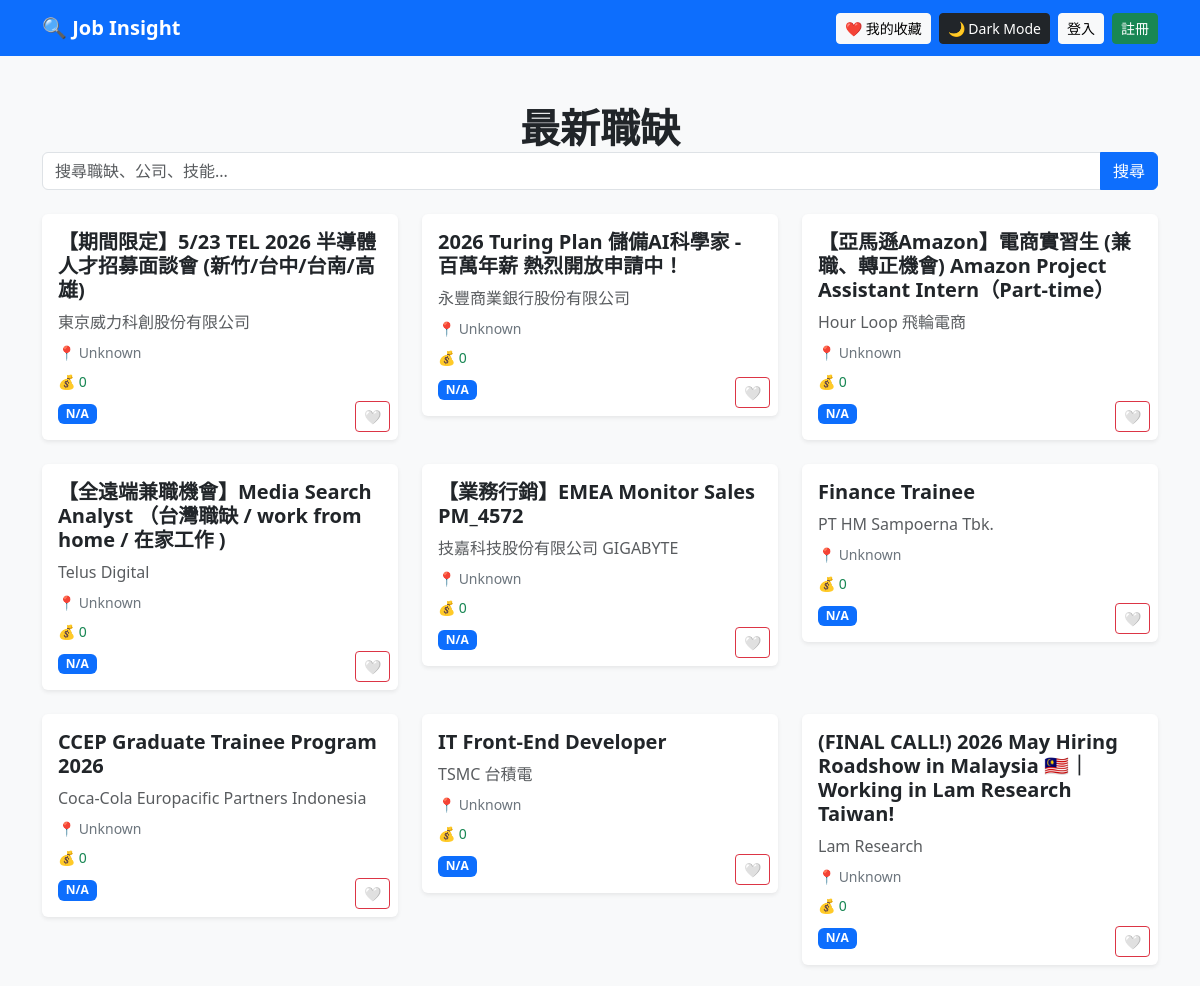
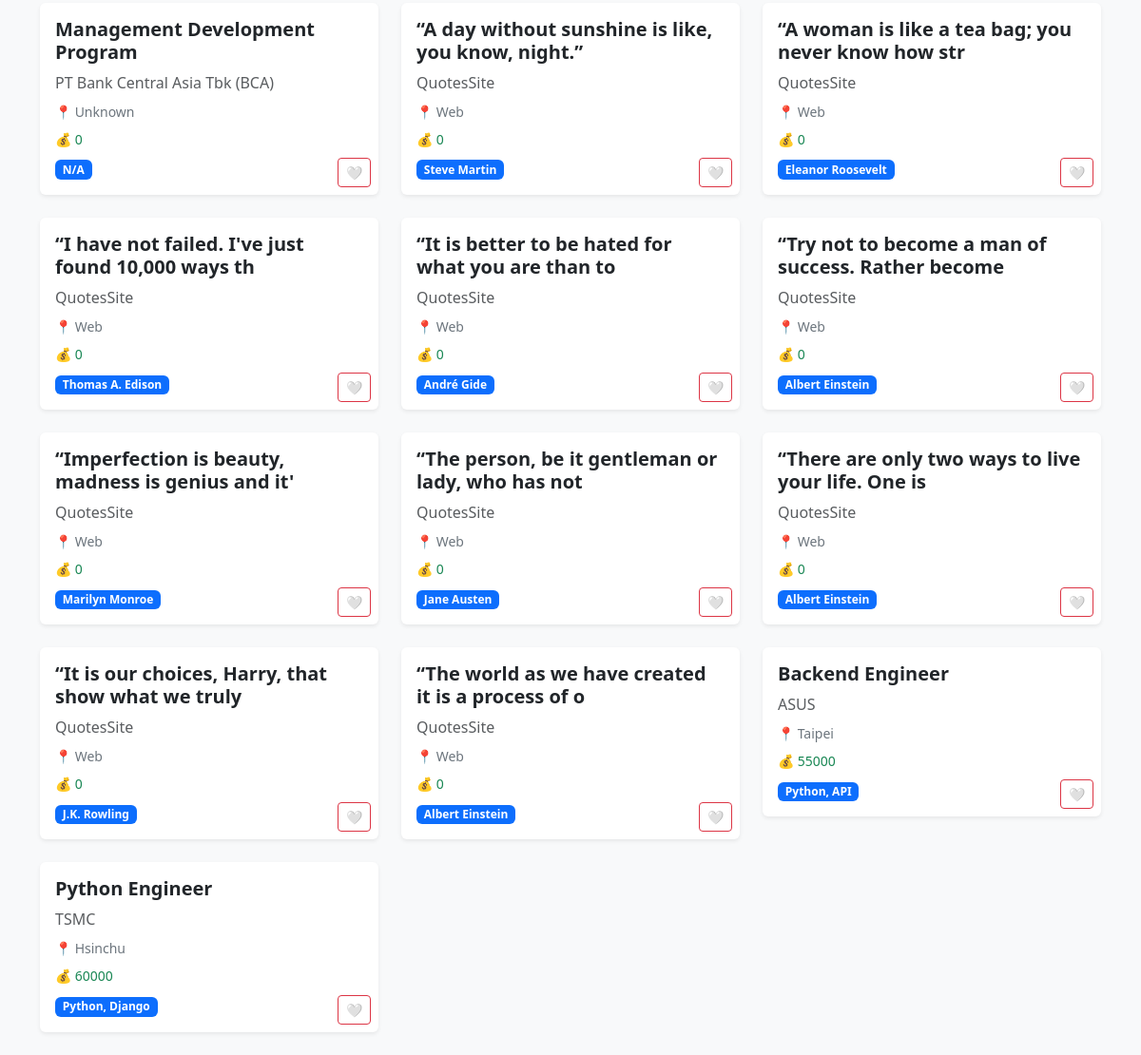
The page / on the database its author committed (2 pictures, top to bottom).
### jobs/models.py (models this page shows)
class Job(models.Model):
    title = models.CharField(max_length=200)
    company = models.CharField(max_length=200)
    salary = models.CharField(max_length=200)
    location = models.CharField(max_length=200)
    skill = models.CharField(max_length=200)

### jobs/views.py (the view, shortened to what this page needs)
# urls.py: 2. Add a URL to urlpatterns:  path('', views.home, name='home')
def home(request):
    query = request.GET.get('q')
    jobs = Job.objects.all().order_by('-id')
    favorite_ids = []
    favorite_count = 0
    return render(request, 'jobs/home.html', {
        'jobs': jobs,
        'favorite_ids': favorite_ids,
        'favorite_count': favorite_count
    })

### jobs/templates/jobs/home.html (shortened to what this page needs)
<!DOCTYPE html>
<html lang="en">
<head>
    <link href="https://cdn.jsdelivr.net/npm/bootstrap@5.3.7/dist/css/bootstrap.min.css" rel="stylesheet">
</head>
<body id="pageBody" class="bg-light">
    <nav class="navbar navbar-expand-lg navbar-dark bg-primary">
        <div class="container">
            <a class="navbar-brand fw-bold" href="/">
                🔍 Job Insight
            </a>
            <div class="d-flex align-items-center gap-2">
                <a href="/favorites/" class="btn btn-light btn-sm">
                    ❤️ 我的收藏
                </a>
                <button id="themeButton" class="btn btn-dark btn-sm" onclick="toggleDarkMode()">
                    🌙 Dark Mode
                </button>
                {% if user.is_authenticated %}
                <span class="text-white">
                    👋 {{ user.username }}
                </span>
                <a href="/logout/" class="btn btn-warning btn-sm">
                    登出
                </a>
                {% else %}
                <a href="/login/" class="btn btn-light btn-sm">
                    登入
                </a>
                <a href="/register/" class="btn btn-success btn-sm">
                    註冊
                </a>
                {% endif %}
            </div>
        </div>
    </nav>
    <div class="container mt-5">
        <h1 class="text-center mb-4 fw-bold">
            最新職缺
            <form method="GET" class="mb-4">
                <div class="input-group">
                    <input type="text" name="q" class="form-control" placeholder="搜尋職缺、公司、技能..."
                        value="{{ request.GET.q }}">
                    <button class="btn btn-primary">
                        搜尋
                    </button>
                </div>
            </form>
        </h1>
        <div class="row">
            {% for job in jobs %}
            <div class="col-md-6 col-lg-4">
                <div class="card mb-4 shadow-sm border-0 job-card">
                    <div class="card-body position-relative">
                        <h5 class="card-title fw-bold">
                            <a href="/job/{{ job.id }}/" class="text-decoration-none text-dark">
                                {{ job.title }}
                            </a>
                        </h5>
                        <p class="text-muted mb-2">
                            {{ job.company }}
                        </p>
                        <p class="small text-secondary mb-2">
                            📍 {{ job.location }}
                        </p>
                        <p class="small text-success mb-2">
                            💰 {{ job.salary }}
                        </p>
                        <span class="badge bg-primary">
                            {{ job.skill }}
                        </span>
                        <button class="btn btn-sm btn-outline-danger position-absolute bottom-0 end-0 m-2"
                            onclick="toggleFavorite('{{ job.id }}', this)">
                            {% if job.id in favorite_ids %}
                            ❤️
                            {% else %}
                            🤍
                            {% endif %}
                        </button>
                    </div>
                </div>
            </div>
            {% endfor %}
        </div>
    </div>
</body>
</html>

### rows shown on the page
Job: title "【期間限定】5/23 TEL 2026 半導體人才招募面談會 (新竹/台中/台南/高雄)", company "東京威力科創股份有限公司", location "Unknown", salary "0", skill "N/A"
Job: title "2026 Turing Plan 儲備AI科學家 - 百萬年薪 熱烈開放申請中！", company "永豐商業銀行股份有限公司", location "Unknown", salary "0", skill "N/A"
Job: title "【亞馬遜Amazon】電商實習生 (兼職、轉正機會) Amazon Project Assistant Intern（Part-time）", company "Hour Loop 飛輪電商", location "Unknown", salary "0", skill "N/A"
Job: title "【全遠端兼職機會】Media Search Analyst （台灣職缺 / work from home / 在家工作 )", company "Telus Digital", location "Unknown", salary "0", skill "N/A"
Job: title "【業務行銷】EMEA Monitor Sales PM_4572", company "技嘉科技股份有限公司 GIGABYTE", location "Unknown", salary "0", skill "N/A"
Job: title "Finance Trainee", company "PT HM Sampoerna Tbk.", location "Unknown", salary "0", skill "N/A"
Job: title "CCEP Graduate Trainee Program 2026", company "Coca-Cola Europacific Partners Indonesia", location "Unknown", salary "0", skill "N/A"
Job: title "IT Front-End Developer", company "TSMC 台積電", location "Unknown", salary "0", skill "N/A"
Job: title "(FINAL CALL!) 2026 May Hiring Roadshow in Malaysia 🇲🇾｜Working in Lam Research Taiwan!", company "Lam Research", location "Unknown", salary "0", skill "N/A"
Job: title "Management Development Program", company "PT Bank Central Asia Tbk (BCA)", location "Unknown", salary "0", skill "N/A"
Job: title "“A day without sunshine is like, you know, night.”", company "QuotesSite", location "Web", salary "0", skill "Steve Martin"
Job: title "“A woman is like a tea bag; you never know how str", company "QuotesSite", location "Web", salary "0", skill "Eleanor Roosevelt"
Job: title "“I have not failed. I've just found 10,000 ways th", company "QuotesSite", location "Web", salary "0", skill "Thomas A. Edison"
Job: title "“It is better to be hated for what you are than to", company "QuotesSite", location "Web", salary "0", skill "André Gide"
Job: title "“Try not to become a man of success. Rather become", company "QuotesSite", location "Web", salary "0", skill "Albert Einstein"
Job: title "“Imperfection is beauty, madness is genius and it'", company "QuotesSite", location "Web", salary "0", skill "Marilyn Monroe"
Job: title "“The person, be it gentleman or lady, who has not", company "QuotesSite", location "Web", salary "0", skill "Jane Austen"
Job: title "“There are only two ways to live your life. One is", company "QuotesSite", location "Web", salary "0", skill "Albert Einstein"
Job: title "“It is our choices, Harry, that show what we truly", company "QuotesSite", location "Web", salary "0", skill "J.K. Rowling"
Job: title "“The world as we have created it is a process of o", company "QuotesSite", location "Web", salary "0", skill "Albert Einstein"
Job: title "Backend Engineer", company "ASUS", location "Taipei", salary "55000", skill "Python, API"
Job: title "Python Engineer", company "TSMC", location "Hsinchu", salary "60000", skill "Python, Django"
